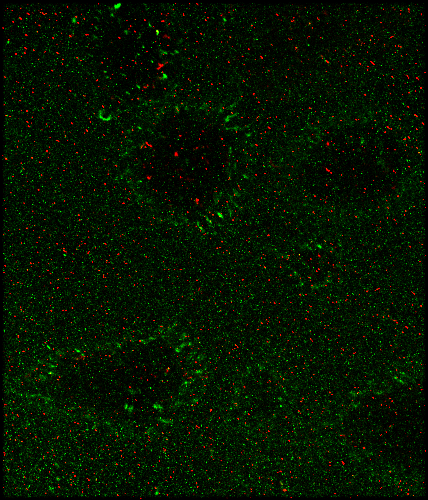
#> input picture Thesis/utils-Copy1/Sugars_Kasumi1_NPL_GSL-1_posXY1_channels_t0_posZ0_thumbnail.png, 428 x 500 px
$ jupyter execute --allow-errors SelectROI.ipynb
#> lines starting #> are read from the running program, lines starting #| are printed output that depends on the picture; after the words box and inside, x2 and y2 are one past the last pixel; in counts of white or black regions, pixels touching at a corner belong together
#> further down, image is the input picture: shape (500, 428, 3); mean B, G, R 0, 20.3, 5.2
#| (500, 428, 3)
[cell 1]
import os
import numpy as np
import matplotlib.pyplot as plt
import imageio
from PIL import Image, ImageDraw
import pandas as pd
from matplotlib import cm
import scipy as sp
import matplotlib.pyplot as plt
from skimage.color import rgb2gray
from skimage import data
from skimage.segmentation import chan_vese
from skimage.measure import find_contours

import matplotlib.patches as mpatches
from matplotlib.collections import PatchCollection

[cell 2]
# Set directory
current_directory = os.getcwd()
print("Current directory:", current_directory)
# os.chdir(r'./pos_0')
BaseFolder = '../Data/pos_0/'
# Set name of brightfield image
BF = BaseFolder + "MDA-MB-468_4-colour_EGF_B10_1nM_posXY0_channels_t0_posZ0_colour0_locImage.tif"
BF2 = BaseFolder + "MDA-MB-468_4-colour_EGF_B10_1nM_posXY0_channels_t0_posZ0_colour1_thumbnail.png"
BF3 = BaseFolder + "Sugars_Kasumi1_NPL_GSL-1_posXY1_channels_t0_posZ0_thumbnail.png"
# Set name of brightfield image
Brightfield = BaseFolder + "MDA-MB-468_4-colour_EGF_B10_1nM_posXY0_channels_t0_posZ0_colour0.tif"
filename = BaseFolder + 'EGFR_Steps_1.csv'

cx = 5  # Column number of x position in file
cy = 6  # Column number of y position in file
pixelsize = 117  # Pixel size in nm

# Import Localizations and BF
#> (the rest of this cell did not finish here and is left out)

[cell 3]
# [18 lines left out: functions invert_colors, highlight_pixels, not called in this run]

#> (the rest of this cell did not finish here and is left out)

[cell 4]
import matplotlib.pyplot as plt
from skimage.color import rgb2gray
from skimage import data
from skimage.segmentation import chan_vese

fig, axes = plt.subplots(1, 2, figsize=(10, 10))

# Sample Image of scikit-image package
#astronaut = data.astronaut()
#gray_astronaut = rgb2gray(astronaut)
#> (the rest of this cell did not finish here and is left out)

[cell 5]
import numpy as np
import matplotlib.pyplot as plt
from skimage import data, img_as_float
from skimage.segmentation import (morphological_chan_vese,
                                  morphological_geodesic_active_contour,
                                  inverse_gaussian_gradient,
                                  checkerboard_level_set)


# [9 lines left out: function store_evolution_in, not called in this run]


# Morphological ACWE
#> (the rest of this cell did not finish here and is left out)

[cell 6]
import cv2
import numpy as np
import matplotlib.pyplot as plt

def grayscale_with_black(image, threshold):
    # Convert the image to grayscale
#> called with threshold = 12
    gray_image = cv2.cvtColor(image, cv2.COLOR_BGR2GRAY)
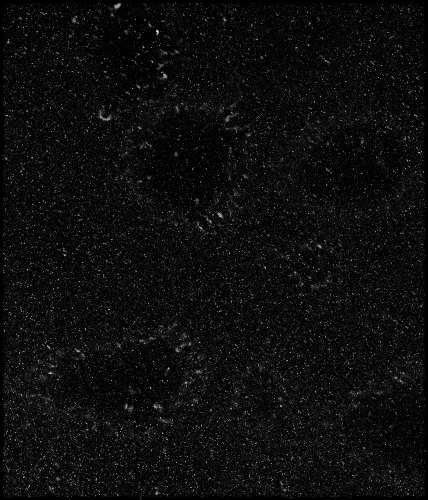
#> gray_image: shape (500, 428); min 0, max 226, mean 13.5

    # Apply Gaussian blur to reduce noise
    blurred_image = cv2.GaussianBlur(gray_image, (5, 5), 0)
    # Apply thresholding
    _, thresholded_image = cv2.threshold(blurred_image, threshold, 255, cv2.THRESH_BINARY)
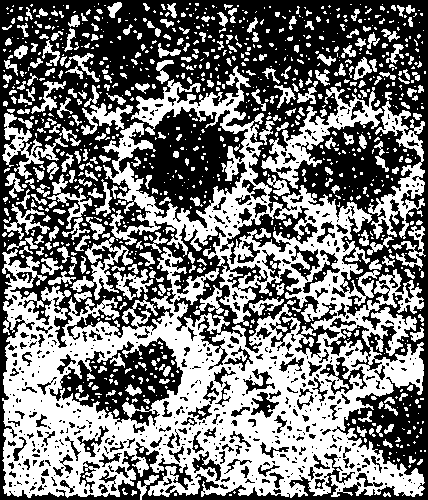
#> thresholded_image: shape (500, 428); 47% white; 1077 white regions (769 under 20 px), largest, box (x1, y1, x2, y2) and area: (2, 66, 425, 498) 68689, (261, 87, 383, 189) 2905, (368, 101, 425, 239) 2488

    return thresholded_image

# Load the image
image = cv2.imread('./Sugars_Kasumi1_NPL_GSL-1_posXY1_channels_t0_posZ0_thumbnail.png')
print(image[ :, :].shape)
# Set a threshold value (adjust as needed)
threshold_value = 12

# Get the grayscale image with black
# result_image = grayscale_with_black(image, threshold_value)
img = grayscale_with_black(image,threshold_value)
result_image = chan_vese(img,
                                    mu=0.3,
                                    lambda1=1,
                                    lambda2=1,
                                    tol=1e-3,
                                    max_num_iter=3000,
                                    dt=0.5,
                                    init_level_set="disk")
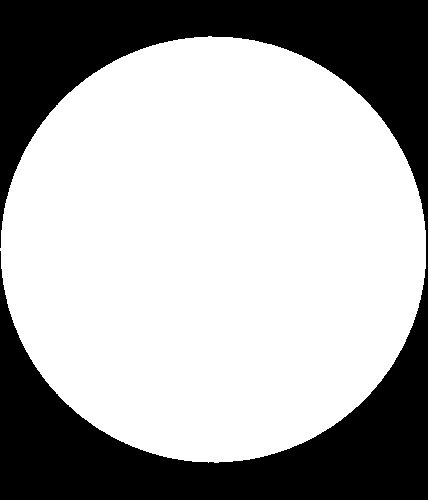
#> result_image: shape (500, 428) bool; 66.6% white; 1 black region, box (x1, y1, x2, y2) and area: (0, 0, 428, 500) 71467

# Find contours of the segmentation
contours = find_contours(result_image, 0.5)
#> contours = 1 point arrays, longest 1705 points

# Display the original and resulting images with contours
plt.figure(figsize=(15, 7))

plt.subplot(1, 2, 1)
plt.imshow(img)
plt.title('Original Image')
plt.axis('off')

plt.subplot(1, 2, 2)
plt.imshow(result_image, cmap='gray')
plt.title('Resulting Image with Contour')

# Plot the contours
for contour in contours:
    plt.plot(contour[:, 1], contour[:, 0], linewidth=2, color='red')
#> this loop made 1 pass

plt.axis('off')

plt.show()
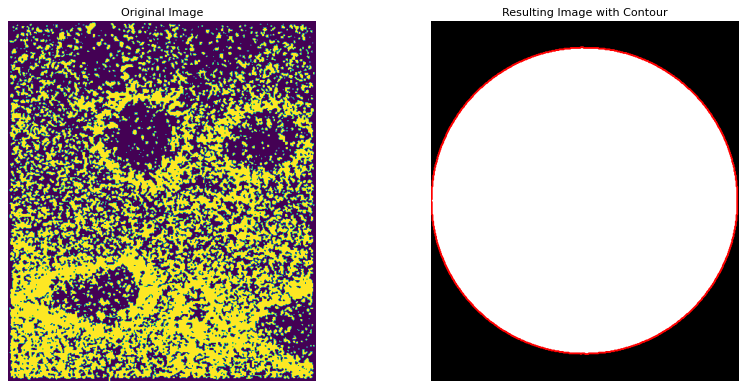
#> figure drawn by matplotlib, 2 panels

$ run again, with Thesis/Data/pos_0/MDA-MB-468_4-colour_EGF_B10_1nM_posXY0_channels_t0_posZ0_colour1_locImage.tif saved as Thesis/utils-Copy1/Sugars_Kasumi1_NPL_GSL-1_posXY1_channels_t0_posZ0_thumbnail.png
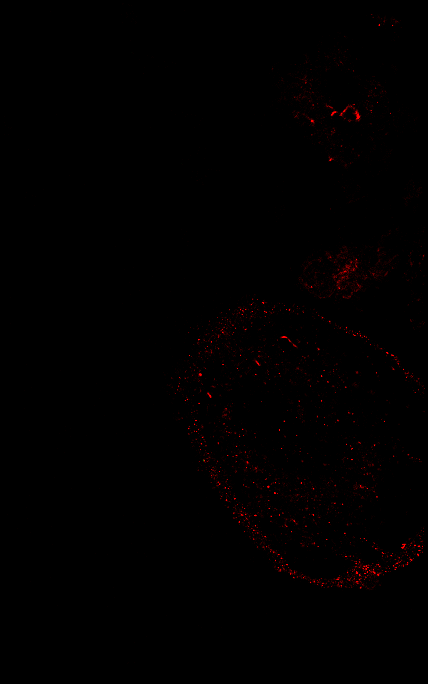
#> input picture Thesis/Data/pos_0/MDA-MB-468_4-colour_EGF_B10_1nM_posXY0_channels_t0_posZ0_colour1_locImage.tif, 428 x 684 px
#> image is the input picture: shape (684, 428, 3); mean B, G, R 0, 0, 1.4
#| (684, 428, 3)
#> thresholded_image: shape (684, 428); 0.52% white in thin lines or dots, all inside (x1, y1, x2, y2) = (185, 24, 423, 589)
#> `result_image = chan_vese(img, mu=0.3, lambda1=1, lambda2=1, tol=1e-3, ..`:
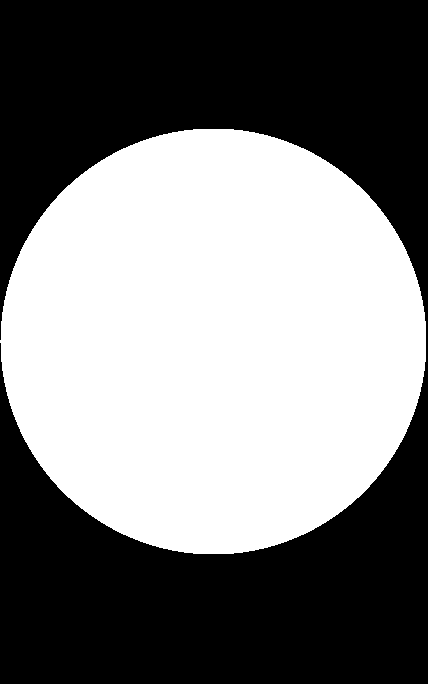
#> result_image: shape (684, 428) bool; 48.7% white; 1 white region, box (x1, y1, x2, y2) and area: (0, 129, 426, 554) 142492
#> contours = 1 point arrays, longest 1699 points
#> the loop `for contour in contours:` made 1 pass
#> `plt.show()`:
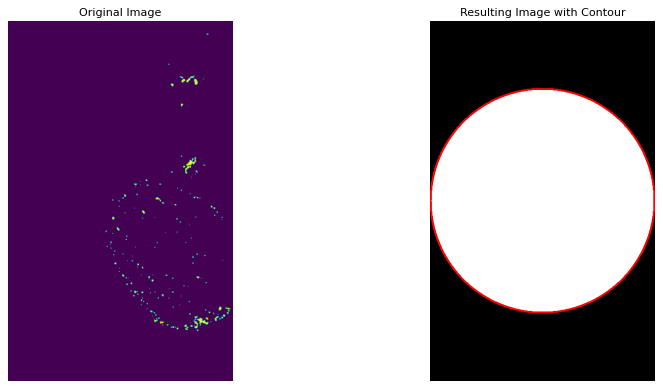
#> figure drawn by matplotlib, 2 panels
